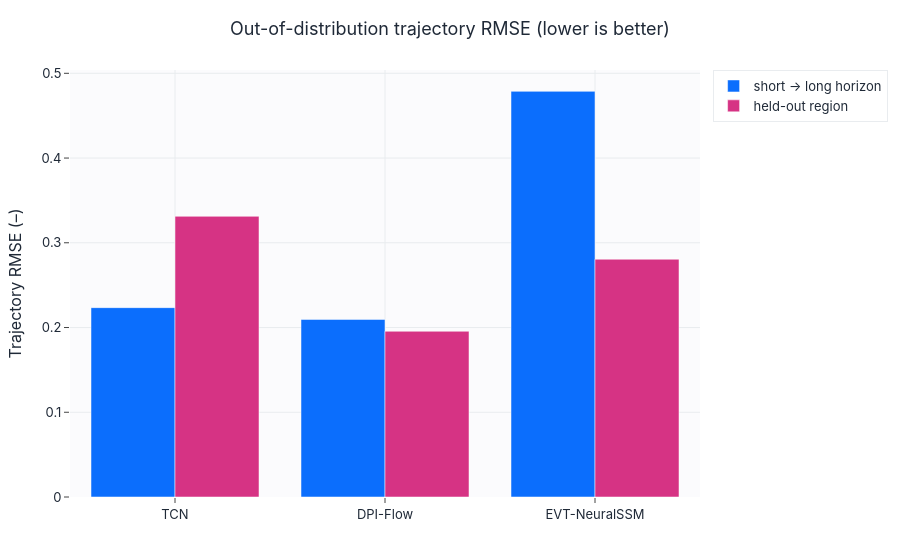

The code cell stored with this chart in its notebook:
### Markdown cell above
## Out-of-distribution tests

### Code cell
train_meta = benchmark["train"]["meta"]; val_meta = benchmark["val"]["meta"]; test_meta = benchmark["test"]["meta"]
short_thr = float(train_meta["N_max"].quantile(0.60)); long_thr = float(test_meta["N_max"].quantile(0.80))
short_train = filter_split(benchmark["train"], train_meta["N_max"].to_numpy() <= short_thr)
short_val = filter_split(benchmark["val"], val_meta["N_max"].to_numpy() <= short_thr)
long_test = filter_split(benchmark["test"], test_meta["N_max"].to_numpy() >= long_thr)
e_thr = float(benchmark["meta"]["e"].quantile(0.75)); vs_thr = float(benchmark["meta"]["V_s"].quantile(0.25))
region_test = filter_split(benchmark["test"], is_holdout_region(test_meta, e_thr, vs_thr))
hold_train = filter_split(benchmark["train"], ~is_holdout_region(train_meta, e_thr, vs_thr))
hold_val = filter_split(benchmark["val"], ~is_holdout_region(val_meta, e_thr, vs_thr))
short_train = subsample_split(short_train, 1100, config.seed); short_val = subsample_split(short_val, 300, config.seed + 1)
long_test = subsample_split(long_test, 700, config.seed + 2)
hold_train = subsample_split(hold_train, 1100, config.seed + 3); hold_val = subsample_split(hold_val, 300, config.seed + 4)
region_test = subsample_split(region_test, 700, config.seed + 5)

def fresh(kind):
    if kind == "tcn": return TCNBaseline(sd, qd, 96)
    if kind == "dpi": return DPIFlow(sd, pdim, sl, pl, mcr, calibration_steps=2)
    return EVTNeuralSSM(sd, pdim, qd, sl, pl, mcr)

ood_rows = []
for disp, kind in [("TCN", "tcn"), ("DPI-Flow", "dpi"), ("EVT-NeuralSSM", "evt")]:
    ood_rows.append({**run_quick_experiment(disp, fresh(kind), short_train, short_val, long_test,
                     epochs=config.ablation_epochs, config=config, device=device), "test": "short→long"})
    ood_rows.append({**run_quick_experiment(disp, fresh(kind), hold_train, hold_val, region_test,
                     epochs=config.ablation_epochs, config=config, device=device), "test": "held-out region"})
ood_df = pd.DataFrame(ood_rows)
display(english_metric_table(ood_df)[["Model", "test", "Trajectory RMSE", "AUROC"]].round(4))
sl_df = ood_df[ood_df["test"] == "short→long"]; rg_df = ood_df[ood_df["test"] == "held-out region"]
grouped_bar(sl_df["model"].tolist(),
            {"short → long horizon": sl_df["Traj_RMSE"].tolist(), "held-out region": rg_df["Traj_RMSE"].tolist()},
            title="Out-of-distribution trajectory RMSE (lower is better)", ylabel="Trajectory RMSE (–)",
            save=SAVE_FIGS, fig_id="3_2_ood_rmse").show()

### Figure 1 — Plotly figure (JSON) as saved in the notebook; plotly's stock layout.template omitted (floating-point values rounded to 4 significant figures)
{"data": [{"marker": {"color": "#0b6efd"}, "name": "short → long horizon", "type": "bar", "x": ["TCN", "DPI-Flow", "EVT-NeuralSSM"], "y": [0.2235, 0.2096, 0.4787]}, {"marker": {"color": "#d63384"}, "name": "held-out region", "type": "bar", "x": ["TCN", "DPI-Flow", "EVT-NeuralSSM"], "y": [0.3312, 0.1956, 0.2806]}], "layout": {"barmode": "group", "title": {"text": "Out-of-distribution trajectory RMSE (lower is better)"}, "xaxis": {"title": {"text": ""}}, "yaxis": {"title": {"text": "Trajectory RMSE (–)"}}}}
